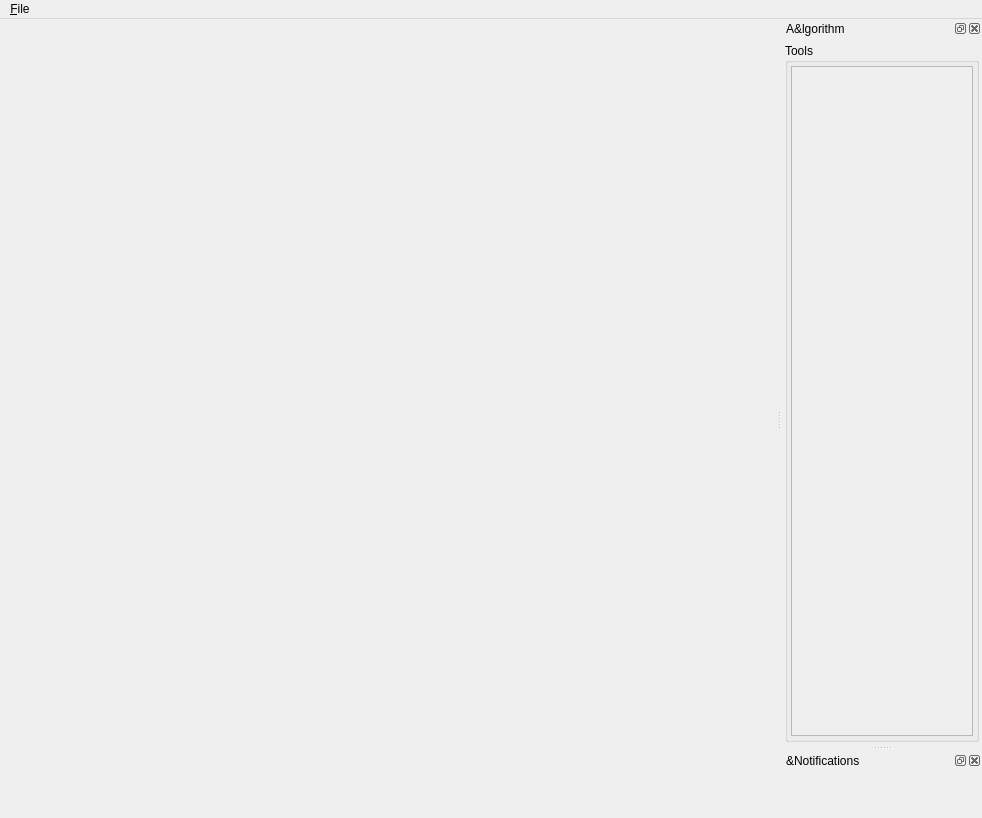
<?xml version="1.0" encoding="UTF-8"?>
<ui version="4.0">
 <class>BioTracker3MainWindow</class>
 <widget class="QMainWindow" name="BioTracker3MainWindow">
  <property name="geometry">
   <rect>
    <x>0</x>
    <y>0</y>
    <width>982</width>
    <height>818</height>
   </rect>
  </property>
  <property name="windowTitle">
   <string>BioTracker</string>
  </property>
  <property name="dockNestingEnabled">
   <bool>true</bool>
  </property>
  <property name="unifiedTitleAndToolBarOnMac">
   <bool>false</bool>
  </property>
  <widget class="QWidget" name="centralWidget">
   <property name="sizePolicy">
    <sizepolicy hsizetype="Preferred" vsizetype="Preferred">
     <horstretch>0</horstretch>
     <verstretch>0</verstretch>
    </sizepolicy>
   </property>
   <layout class="QHBoxLayout" name="horizontalLayout_5">
    <property name="spacing">
     <number>0</number>
    </property>
    <property name="leftMargin">
     <number>0</number>
    </property>
    <property name="topMargin">
     <number>0</number>
    </property>
    <property name="rightMargin">
     <number>0</number>
    </property>
    <property name="bottomMargin">
     <number>0</number>
    </property>
    <item>
     <widget class="QWidget" name="widget_2" native="true">
      <layout class="QHBoxLayout" name="horizontalLayout_6" stretch="0">
       <property name="spacing">
        <number>3</number>
       </property>
       <property name="leftMargin">
        <number>3</number>
       </property>
       <property name="topMargin">
        <number>3</number>
       </property>
       <property name="rightMargin">
        <number>3</number>
       </property>
       <property name="bottomMargin">
        <number>3</number>
       </property>
       <item>
        <widget class="QWidget" name="videoAreaWidget" native="true">
         <property name="sizePolicy">
          <sizepolicy hsizetype="Expanding" vsizetype="Expanding">
           <horstretch>0</horstretch>
           <verstretch>0</verstretch>
          </sizepolicy>
         </property>
         <layout class="QVBoxLayout" name="verticalLayout_2">
          <property name="spacing">
           <number>3</number>
          </property>
          <property name="leftMargin">
           <number>3</number>
          </property>
          <property name="topMargin">
           <number>3</number>
          </property>
          <property name="rightMargin">
           <number>3</number>
          </property>
          <property name="bottomMargin">
           <number>3</number>
          </property>
          <item>
           <widget class="QFrame" name="trackingArea">
            <property name="sizePolicy">
             <sizepolicy hsizetype="Expanding" vsizetype="Expanding">
              <horstretch>0</horstretch>
              <verstretch>0</verstretch>
             </sizepolicy>
            </property>
            <property name="minimumSize">
             <size>
              <width>0</width>
              <height>150</height>
             </size>
            </property>
            <layout class="QVBoxLayout" name="verticalLayout">
             <property name="spacing">
              <number>0</number>
             </property>
             <property name="leftMargin">
              <number>0</number>
             </property>
             <property name="topMargin">
              <number>0</number>
             </property>
             <property name="rightMargin">
              <number>0</number>
             </property>
             <property name="bottomMargin">
              <number>0</number>
             </property>
             <item>
              <layout class="QVBoxLayout" name="videoViewLayout"/>
             </item>
            </layout>
           </widget>
          </item>
          <item>
           <widget class="QWidget" name="videoControls" native="true">
            <property name="enabled">
             <bool>true</bool>
            </property>
            <property name="sizePolicy">
             <sizepolicy hsizetype="MinimumExpanding" vsizetype="MinimumExpanding">
              <horstretch>0</horstretch>
              <verstretch>0</verstretch>
             </sizepolicy>
            </property>
            <property name="minimumSize">
             <size>
              <width>0</width>
              <height>0</height>
             </size>
            </property>
           </widget>
          </item>
         </layout>
        </widget>
       </item>
      </layout>
     </widget>
    </item>
   </layout>
  </widget>
  <widget class="QMenuBar" name="menuBar">
   <property name="geometry">
    <rect>
     <x>0</x>
     <y>0</y>
     <width>982</width>
     <height>23</height>
    </rect>
   </property>
   <widget class="QMenu" name="menuFile">
    <property name="title">
     <string>&amp;File</string>
    </property>
    <addaction name="actionOpen_Video"/>
    <addaction name="actionOpen_Picture"/>
    <addaction name="actionOpen_Camera"/>
    <addaction name="separator"/>
    <addaction name="actionLoad_Tracker"/>
    <addaction name="separator"/>
    <addaction name="actionLoad_tracking_data"/>
    <addaction name="actionSave_tracking_data"/>
    <addaction name="separator"/>
    <addaction name="actionQuit"/>
   </widget>
   <addaction name="menuFile"/>
  </widget>
  <widget class="QDockWidget" name="dockWidgetAlgorithm">
   <property name="sizePolicy">
    <sizepolicy hsizetype="Expanding" vsizetype="Preferred">
     <horstretch>0</horstretch>
     <verstretch>0</verstretch>
    </sizepolicy>
   </property>
   <property name="minimumSize">
    <size>
     <width>200</width>
     <height>207</height>
    </size>
   </property>
   <property name="sizeIncrement">
    <size>
     <width>0</width>
     <height>0</height>
    </size>
   </property>
   <property name="baseSize">
    <size>
     <width>0</width>
     <height>0</height>
    </size>
   </property>
   <property name="windowTitle">
    <string>A&amp;lgorithm</string>
   </property>
   <attribute name="dockWidgetArea">
    <number>2</number>
   </attribute>
   <widget class="QWidget" name="dockWidgetAlgorithmContents">
    <property name="sizePolicy">
     <sizepolicy hsizetype="Expanding" vsizetype="Preferred">
      <horstretch>0</horstretch>
      <verstretch>0</verstretch>
     </sizepolicy>
    </property>
    <layout class="QVBoxLayout" name="verticalLayout_3">
     <property name="spacing">
      <number>2</number>
     </property>
     <property name="leftMargin">
      <number>3</number>
     </property>
     <property name="topMargin">
      <number>3</number>
     </property>
     <property name="rightMargin">
      <number>3</number>
     </property>
     <property name="bottomMargin">
      <number>3</number>
     </property>
     <item>
      <widget class="QWidget" name="widget_alg" native="true">
       <property name="sizePolicy">
        <sizepolicy hsizetype="Preferred" vsizetype="Minimum">
         <horstretch>0</horstretch>
         <verstretch>0</verstretch>
        </sizepolicy>
       </property>
      </widget>
     </item>
     <item>
      <widget class="QGroupBox" name="groupBox_tools">
       <property name="sizePolicy">
        <sizepolicy hsizetype="MinimumExpanding" vsizetype="Expanding">
         <horstretch>0</horstretch>
         <verstretch>0</verstretch>
        </sizepolicy>
       </property>
       <property name="title">
        <string>Tools</string>
       </property>
       <property name="flat">
        <bool>false</bool>
       </property>
       <layout class="QVBoxLayout" name="verticalLayout_4">
        <property name="spacing">
         <number>3</number>
        </property>
        <property name="leftMargin">
         <number>3</number>
        </property>
        <property name="topMargin">
         <number>3</number>
        </property>
        <property name="rightMargin">
         <number>3</number>
        </property>
        <property name="bottomMargin">
         <number>3</number>
        </property>
        <item>
         <widget class="QScrollArea" name="scrollArea">
          <property name="sizePolicy">
           <sizepolicy hsizetype="MinimumExpanding" vsizetype="Expanding">
            <horstretch>0</horstretch>
            <verstretch>0</verstretch>
           </sizepolicy>
          </property>
          <property name="frameShadow">
           <enum>QFrame::Plain</enum>
          </property>
          <property name="lineWidth">
           <number>0</number>
          </property>
          <property name="verticalScrollBarPolicy">
           <enum>Qt::ScrollBarAsNeeded</enum>
          </property>
          <property name="horizontalScrollBarPolicy">
           <enum>Qt::ScrollBarAlwaysOff</enum>
          </property>
          <property name="widgetResizable">
           <bool>true</bool>
          </property>
          <widget class="QWidget" name="groupBoxContents">
           <property name="geometry">
            <rect>
             <x>0</x>
             <y>0</y>
             <width>178</width>
             <height>594</height>
            </rect>
           </property>
           <property name="sizePolicy">
            <sizepolicy hsizetype="MinimumExpanding" vsizetype="Expanding">
             <horstretch>0</horstretch>
             <verstretch>0</verstretch>
            </sizepolicy>
           </property>
          </widget>
         </widget>
        </item>
       </layout>
      </widget>
     </item>
    </layout>
   </widget>
  </widget>
  <widget class="QDockWidget" name="dockWidgetNotification">
   <property name="floating">
    <bool>false</bool>
   </property>
   <property name="windowTitle">
    <string>&amp;Notifications</string>
   </property>
   <attribute name="dockWidgetArea">
    <number>2</number>
   </attribute>
   <widget class="QWidget" name="dockWidgetNotificationContents">
    <property name="sizePolicy">
     <sizepolicy hsizetype="Expanding" vsizetype="Expanding">
      <horstretch>0</horstretch>
      <verstretch>0</verstretch>
     </sizepolicy>
    </property>
   </widget>
  </widget>
  <action name="actionOpen_Video">
   <property name="text">
    <string>Open &amp;Video...</string>
   </property>
  </action>
  <action name="actionOpen_Picture">
   <property name="text">
    <string>Open &amp;Picture...</string>
   </property>
  </action>
  <action name="actionLoad_tracking_data">
   <property name="text">
    <string>&amp;Load tracking data...</string>
   </property>
  </action>
  <action name="actionSave_tracking_data">
   <property name="text">
    <string>&amp;Save tracking data...</string>
   </property>
  </action>
  <action name="actionQuit">
   <property name="text">
    <string>E&amp;xit</string>
   </property>
  </action>
  <action name="actionLoad_Tracker">
   <property name="text">
    <string>L&amp;oad Tracker...</string>
   </property>
  </action>
  <action name="actionOpen_Camera">
   <property name="text">
    <string>Open &amp;Camera...</string>
   </property>
  </action>
 </widget>
 <layoutdefault spacing="6" margin="11"/>
 <resources/>
 <connections/>
</ui>
